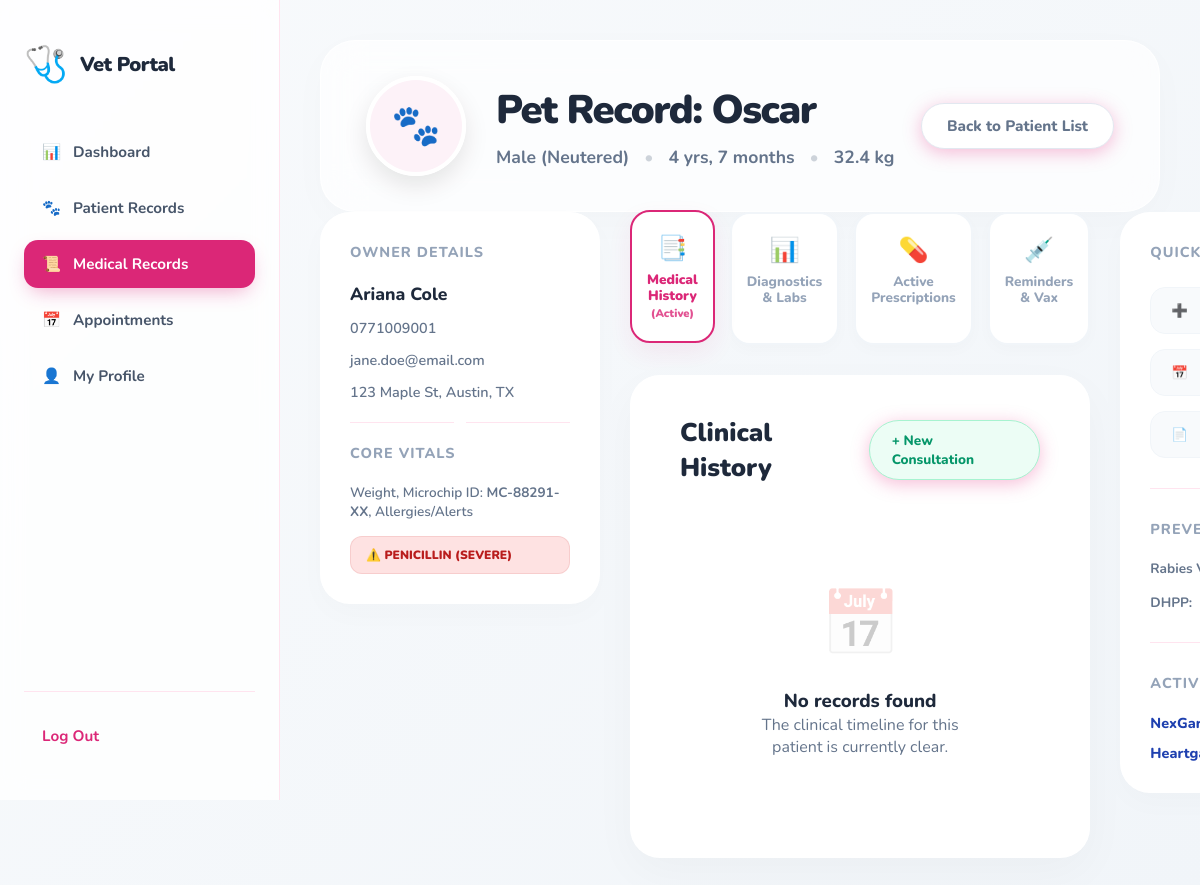
Screenshot of /public/index.php?url=medical/viewHistory&pet_id=9102 (signed in) with the database file from the repository.
### tables this page shows
CREATE TABLE `pets` (
  `id` int(11) NOT NULL AUTO_INCREMENT,
  `owner_id` int(11) DEFAULT NULL,
  `name` varchar(100) NOT NULL,
  `type` varchar(50) NOT NULL COMMENT 'e.g., Dog, Cat, Bird',
  `breed` varchar(100) NOT NULL,
  `age` int(10) unsigned NOT NULL,
  `dob` date DEFAULT NULL,
  `owner_name` varchar(100) DEFAULT NULL,
  `owner_phone` varchar(20) DEFAULT NULL,
  `photo` varchar(255) DEFAULT NULL,
  `created_at` datetime NOT NULL DEFAULT CURRENT_TIMESTAMP,
  `updated_at` datetime NOT NULL DEFAULT CURRENT_TIMESTAMP ON UPDATE CURRENT_TIMESTAMP,
  PRIMARY KEY (`id`),
  KEY `fk_pets_owner` (`owner_id`),
  CONSTRAINT `fk_pets_owner` FOREIGN KEY (`owner_id`) REFERENCES `users` (`id`) ON DELETE CASCADE
);

### core/controller.php (called while the page is built, shortened)
<?php
class Controller {
    public function view($view, $data = []) {
        extract($data);
        require_once "../app/views/$view.php";
    }
    public function model($model) {
        return new $model();
    }
}

### app/controllers/MedicalController.php (called while the page is built, shortened)
<?php
class MedicalController extends Controller {
    public function viewHistory() {
        $petId = (int)$_GET['pet_id'];
        $petModel = $this->model('PetModel');
        $pet = $petModel->getPetById($petId);
        $mrModel = $this->model('MedicalRecordModel');
        $history = $mrModel->getRecordsByPetId($petId);
        $this->view('medical/history', [
            'pet' => $pet,
            'history' => $history
        ]);
    }
}

### public/index.php (called while the page is built, shortened)
<?php
require_once "../core/Controller.php";
require_once "../core/Database.php";
require_once "../core/Auth.php";
$url = $_GET['url'] ?? 'home/index';
$url = explode('/', $url);
$method         = $url[1] ?? 'index';
$controller = new $controllerName();
$params = array_slice($url, 2);
call_user_func_array([$controller, $method], $params);

### core/Auth.php (called while the page is built, shortened)
<?php
class Auth {
    public static function role(): string {
        return $_SESSION['user_role'] ?? '';
    }
}

### core/database.php (called while the page is built, shortened)
<?php
class Database {
    public function __construct() {
        $this->conn = new mysqli("localhost", "root", "", "pet_clinic");
    }
}

### app/models/PetModel.php (called while the page is built, shortened)
<?php
class PetModel {
    private $db;
    public function __construct() {
        $this->db = new Database();
    }
    public function getPetById(int $id): ?array {
        $stmt = $this->db->conn->prepare("SELECT * FROM pets WHERE id = ?");
        $stmt->bind_param("i", $id);
        $stmt->execute();
        $result = $stmt->get_result();
        $pet = $result->fetch_assoc();
        if ($pet) {
            $pet['age'] = $this->calculateAgeFromDob($pet['dob'], $pet['age']);
        }
        return $pet ?: null;
    }
    private function calculateAgeFromDob(?string $dob, $fallbackAge): string {
        try {
            $birthDate = new DateTime($dob);
            $today = new DateTime('today');
            $diff = $birthDate->diff($today);
            $y = $diff->y;
            $m = $diff->m;
            if ($y > 0) {
                if ($m > 0) {
                    return $y . ($y == 1 ? ' yr, ' : ' yrs, ') . $m . ($m == 1 ? ' month' : ' months');
                }
                return $y . ($y == 1 ? ' yr' : ' yrs');
            }
            return 'Newborn';
        } catch (Exception $e) {
            return $fallbackAge . ' yrs';
        }
    }
}

### app/views/medical/history.php (the view, shortened to what this page needs)
<?php
$isVet = (Auth::role() === 'vet' || Auth::role() === 'admin');
require_once __DIR__ . '/../../views/layouts/header.php';
$ownerEmail = 'jane.doe@email.com';
$ownerPhone = $pet['owner_phone'] ?? '+1 (555) 019-2834';
$ownerAddress = '123 Maple St, Austin, TX';
$microchipId = 'MC-88291-XX';
$allergies = ['PENICILLIN (SEVERE)'];
?>
<div class="dashboard-wrapper" style="background: linear-gradient(135deg, #f8fafc 0%, #f1f5f9 100%); min-height: 100vh;">
    <?php if ($isVet): ?>
        <?php require_once __DIR__ . '/../../views/layouts/vet_sidebar.php'; ?>
        <main class="main-content" style="padding: 40px; max-width: 1700px; margin: 0 auto; width: 100%;">
    <?php else: ?>
        <main class="main-content" style="padding: 40px; max-width: 1500px; margin: 0 auto; width: 100%;">
    <?php endif; ?>
        <header class="dashboard-header mb-40" style="display: flex; justify-content: space-between; align-items: center; background: rgba(255, 255, 255, 0.7); backdrop-filter: blur(20px); padding: 35px 45px; border-radius: 35px; border: 1px solid rgba(255, 255, 255, 0.8); box-shadow: 0 10px 40px rgba(0,0,0,0.02);">
            <div style="display: flex; align-items: center; gap: 30px;">
                <div style="width: 100px; height: 100px; border-radius: 50%; overflow: hidden; border: 4px solid white; box-shadow: 0 10px 25px rgba(0,0,0,0.1);">
                    <?php if ($pet['photo']): ?>
                        <img src="<?php echo htmlspecialchars($pet['photo']); ?>" style="width: 100%; height: 100%; object-fit: cover;" alt="Pet Photo">
                    <?php else: ?>
                        <div style="width: 100%; height: 100%; background: #fdf2f8; display: flex; align-items: center; justify-content: center; font-size: 2.5rem;">🐾</div>
                    <?php endif; ?>
                </div>
                <div>
                    <h1 style="margin: 0; font-size: 2.5rem; font-weight: 900; color: #1e293b; letter-spacing: -1.5px;">Pet Record: <span class="text-pink-600"><?php echo htmlspecialchars($pet['name']); ?></span></h1>
                    <div style="margin-top: 8px; display: flex; align-items: center; gap: 15px; color: #64748b; font-weight: 700; font-size: 1.1rem;">
                        <span>Male (Neutered)</span>
                        <span style="opacity: 0.3;">•</span>
                        <span><?php echo htmlspecialchars($pet['age']); ?></span>
                        <span style="opacity: 0.3;">•</span>
                        <span>32.4 kg</span>
                    </div>
                </div>
            </div>
            <a href="?url=pet/listPets" class="btn-pill" style="background: white; color: #64748b; border: 1.5px solid #e2e8f0; padding: 12px 25px; font-weight: 800;">Back to Patient List</a>
        </header>
        <div style="display: grid; grid-template-columns: 280px 1fr 280px; gap: 30px; align-items: start;">
            <div style="display: flex; flex-direction: column; gap: 30px;">
                <div class="card" style="background: white; border-radius: 30px; padding: 30px; border: none; box-shadow: 0 10px 30px rgba(0,0,0,0.02);">
                    <h3 style="font-size: 0.9rem; font-weight: 800; color: #94a3b8; text-transform: uppercase; letter-spacing: 1px; margin-bottom: 20px;">Owner Details</h3>
                    <div style="display: flex; flex-direction: column; gap: 12px;">
                        <div style="font-weight: 800; color: #1e293b; font-size: 1.1rem;"><?php echo htmlspecialchars($pet['owner_name'] ?? 'Jane Doe'); ?></div>
                        <div style="color: #64748b; font-weight: 600; font-size: 0.9rem;"><?php echo htmlspecialchars($ownerPhone); ?></div>
                        <div style="color: #64748b; font-weight: 600; font-size: 0.9rem;"><?php echo htmlspecialchars($ownerEmail); ?></div>
                        <div style="color: #64748b; font-weight: 600; font-size: 0.9rem; line-height: 1.4;"><?php echo htmlspecialchars($ownerAddress); ?></div>
                    </div>
                    <div class="divider-line" style="margin: 20px 0;"></div>
                    <h3 style="font-size: 0.9rem; font-weight: 800; color: #94a3b8; text-transform: uppercase; letter-spacing: 1px; margin-bottom: 20px;">Core Vitals</h3>
                    <div style="color: #64748b; font-weight: 600; font-size: 0.85rem; line-height: 1.4; margin-bottom: 15px;">
                        Weight, Microchip ID: <strong><?php echo $microchipId; ?></strong>, Allergies/Alerts
                    </div>
                    <?php foreach($allergies as $allergy): ?>
                        <div style="background: #fee2e2; color: #b91c1c; padding: 10px 15px; border-radius: 12px; font-weight: 900; font-size: 0.75rem; text-transform: uppercase; display: flex; align-items: center; gap: 8px; border: 1.5px solid rgba(185, 28, 28, 0.1);">
                            ⚠️ <?php echo $allergy; ?>
                        </div>
                    <?php endforeach; ?>
                </div>
            </div>
            <div style="display: flex; flex-direction: column; gap: 30px;">
                <div style="display: grid; grid-template-columns: repeat(4, 1fr); gap: 15px;">
                    <div id="btn-history" class="command-card active" onclick="switchTab('history')" style="background: white; border-radius: 20px; padding: 20px 15px; text-align: center; border: 2px solid #db2777; box-shadow: 0 10px 25px rgba(219, 39, 119, 0.08); cursor: pointer; transition: all 0.3s;">
                        <div style="font-size: 1.5rem; margin-bottom: 8px;">📑</div>
                        <div style="font-weight: 900; color: #db2777; font-size: 0.85rem; line-height: 1.2;">Medical History<br><span style="font-size: 0.7rem; opacity: 0.8;">(Active)</span></div>
                    </div>
                    <div id="btn-diagnostics" class="command-card" onclick="switchTab('diagnostics')" style="background: white; border-radius: 20px; padding: 20px 15px; text-align: center; border: 2px solid #f1f5f9; box-shadow: 0 5px 15px rgba(0,0,0,0.02); cursor: pointer; transition: all 0.3s;">
                        <div style="font-size: 1.5rem; margin-bottom: 8px;">📊</div>
                        <div style="font-weight: 800; color: #94a3b8; font-size: 0.85rem; line-height: 1.2;">Diagnostics<br>& Labs</div>
                    </div>
                    <div id="btn-prescriptions" class="command-card" onclick="switchTab('prescriptions')" style="background: white; border-radius: 20px; padding: 20px 15px; text-align: center; border: 2px solid #f1f5f9; box-shadow: 0 5px 15px rgba(0,0,0,0.02); cursor: pointer; transition: all 0.3s;">
                        <div style="font-size: 1.5rem; margin-bottom: 8px;">💊</div>
                        <div style="font-weight: 800; color: #94a3b8; font-size: 0.85rem; line-height: 1.2;">Active<br>Prescriptions</div>
                    </div>
                    <div id="btn-reminders" class="command-card" onclick="switchTab('reminders')" style="background: white; border-radius: 20px; padding: 20px 15px; text-align: center; border: 2px solid #f1f5f9; box-shadow: 0 5px 15px rgba(0,0,0,0.02); cursor: pointer; transition: all 0.3s;">
                        <div style="font-size: 1.5rem; margin-bottom: 8px;">💉</div>
                        <div style="font-weight: 800; color: #94a3b8; font-size: 0.85rem; line-height: 1.2;">Reminders<br>& Vax</div>
                    </div>
                </div>
                <div class="card" style="background: white; border-radius: 30px; border: none; box-shadow: 0 15px 45px rgba(0,0,0,0.03); overflow: hidden;">
                    <div id="tab-history" class="tab-content" style="padding: 40px 50px;">
                        <div style="display: flex; justify-content: space-between; align-items: center; margin-bottom: 35px;">
                            <h2 style="font-size: 1.6rem; font-weight: 900; color: #1e293b; margin: 0;">Clinical History</h2>
                            <?php if ($isVet): ?>
                                <a href="?url=medical/addRecord&pet_id=<?php echo $pet['id']; ?>" class="btn-pill btn-approve" style="padding: 10px 22px; font-size: 0.85rem;">+ New Consultation</a>
                            <?php endif; ?>
                        </div>
                        <?php if (empty($history)): ?>
                            <div style="padding: 60px; text-align: center;">
                                <div style="font-size: 4rem; opacity: 0.2; margin-bottom: 20px;">📅</div>
                                <h3 style="color: #1e293b; font-weight: 800;">No records found</h3>
                                <p style="color: #64748b;">The clinical timeline for this patient is currently clear.</p>
                            </div>
                        <?php endif; ?>
                    </div>
                </div>
            </div>
            <div style="display: flex; flex-direction: column; gap: 30px;">
                <div class="card" style="background: white; border-radius: 30px; padding: 30px; border: none; box-shadow: 0 10px 30px rgba(0,0,0,0.02);">
                    <h3 style="font-size: 0.9rem; font-weight: 800; color: #94a3b8; text-transform: uppercase; letter-spacing: 1px; margin-bottom: 25px;">Quick Actions</h3>
                    <div style="display: flex; flex-direction: column; gap: 15px;">
                        <button style="text-align: left; background: #f8fafc; border: 1px solid #f1f5f9; padding: 15px 20px; border-radius: 15px; font-weight: 800; color: #1e293b; display: flex; align-items: center; gap: 12px; cursor: pointer;">
                            <span>➕</span> New Consultation
                        </button>
                        <button style="text-align: left; background: #f8fafc; border: 1px solid #f1f5f9; padding: 15px 20px; border-radius: 15px; font-weight: 800; color: #1e293b; display: flex; align-items: center; gap: 12px; cursor: pointer;">
                            <span>📅</span> Book Appointment
                        </button>
                        <button style="text-align: left; background: #f8fafc; border: 1px solid #f1f5f9; padding: 15px 20px; border-radius: 15px; font-weight: 800; color: #1e293b; display: flex; align-items: center; gap: 12px; cursor: pointer;">
                            <span>📄</span> [ Print Record ]
                        </button>
                    </div>
                    <div class="divider-line" style="margin: 30px 0;"></div>
                    <h3 style="font-size: 0.9rem; font-weight: 800; color: #94a3b8; text-transform: uppercase; letter-spacing: 1px; margin-bottom: 20px;">Preventive Care Due</h3>
                    <div style="display: flex; flex-direction: column; gap: 15px;">
                        <div style="display: flex; justify-content: space-between; align-items: center; font-size: 0.85rem; font-weight: 700;">
                            <span style="color: #64748b;">Rabies Vaccine:</span>
                        </div>
                        <div style="display: flex; justify-content: space-between; align-items: center; font-size: 0.85rem; font-weight: 700;">
                            <span style="color: #64748b;">DHPP:</span>
                        </div>
                    </div>
                    <div class="divider-line" style="margin: 30px 0;"></div>
                    <h3 style="font-size: 0.9rem; font-weight: 800; color: #94a3b8; text-transform: uppercase; letter-spacing: 1px; margin-bottom: 20px;">Active Prescriptions</h3>
                    <div style="display: flex; flex-direction: column; gap: 10px;">
                        <div style="font-weight: 800; color: #1e40af; font-size: 0.9rem;">NexGard</div>
                        <div style="font-weight: 800; color: #1e40af; font-size: 0.9rem;">Heartgard Plus</div>
                    </div>
                </div>
            </div>
        </div>
    </main>
</div>
<?php require_once __DIR__ . '/../../views/layouts/footer.php'; ?>

### rows the page displays
pets: name "Oscar", owner_name "Ariana Cole", owner_phone "0771009001"

### other values shown
$pet['age'] "4 yrs, 7 months"
$ownerEmail "jane.doe@email.com"
$ownerAddress "123 Maple St, Austin, TX"
$microchipId "MC-88291-XX"
$allergy "PENICILLIN (SEVERE)"
